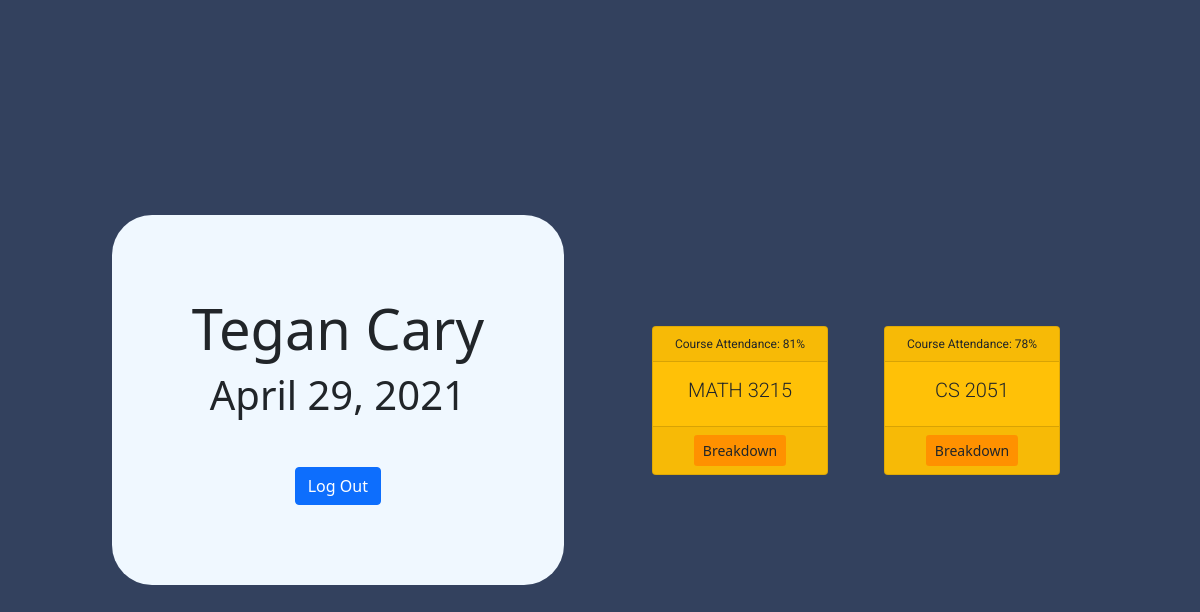
The app's page /teacher-dashboard (signed in) with its own data.
### attendance_tracker/models.py (models this page shows, shortened)
class Teacher(db.Model, UserMixin):
    id = db.Column(db.Integer, primary_key=True)
    username = db.Column(db.String(20), unique=True, nullable=False)
    password = db.Column(db.String(60), nullable=False)
    name = db.Column(db.String(20), nullable=False)
    courses = db.relationship('Course')

class Course(db.Model):
    id = db.Column(db.Integer, primary_key=True)
    student_id = db.Column(db.Integer, db.ForeignKey('student.id'))
    teacher_id = db.Column(db.Integer, db.ForeignKey('teacher.id'))
    student = db.relationship('Student')
    teacher = db.relationship('Teacher')
    name = db.Column(db.String(30), nullable=False)
    student_attendance = db.Column(db.Integer, default=0)
    start_date = db.Column(db.Date, default=date.today)
    last_log = db.Column(db.Date, default=date(2000, 1, 1))

### attendance_tracker/routes.py (the view)
@app.route('/teacher-dashboard', methods=['GET', 'POST'])
def teacher_dashboard():
    if request.method == 'POST':
        return redirect(url_for('course_breakdown', course_name=request.form['breakdown']))
    course_set = set()
    for c in current_user.courses:
        course_set.add(c.name)
    course_list = []
    for c_name in course_set:
        attendance = 0
        start_date = Course.query.filter_by(
            name=c_name, teacher=current_user).first().start_date
        for c in Course.query.filter_by(name=c_name, teacher=current_user).all():
            attendance += c.student_attendance
        attendance = round(attendance / (((date.today() - start_date).days) * len(
            Course.query.filter_by(name=c_name, teacher=current_user).all())) * 100)
        course_list.append((c_name, min(attendance, 100)))
    return render_template('teacher_dashboard.html', current_user=current_user, date=date.today, course_list=course_list)

### attendance_tracker/models.py (called while the page is built)
@login_manager.user_loader
def load_user(user_id):
    if session['radio'] == 'Student':
        return Student.query.get(int(user_id))
    else:
        return Teacher.query.get(int(user_id))

### attendance_tracker/templates/teacher_dashboard.html (shortened to what this page needs)
{% extends 'base.html' %}
{% block body %}
<div class="row">
    <div class="col-6">
        <div class="container d-flex justify-content-end align-items-center" style="height: 100vh;">
            <div class="dashboard-teacher">
                <h3 class="display-4">{{ current_user.name }}</h3>
                <div class="d-flex justify-content-center">
                    <h3 class="display-6 mb-5">{{ date().strftime("%B %d, %Y") }}</h3>
                </div>
                <div class="d-flex justify-content-center">
                    <form action="{{ url_for('logout') }}">
                        <button type="submit" class="btn btn-primary">Log Out</button>
                    </form>
                </div>
            </div>
        </div>
    </div>
    <div class="col-6" style="height: 100vh;">
        <div class="container d-flex align-items-center" style="height: 100vh;">
            <div class="row row-cols-1 row-cols-md-2 g-4">
                {% for c in course_list %}
                <div class="col">
                    <div class="card text-dark bg-warning m-3" style="width: 22vh">
                        <div class="card-header d-flex justify-content-center">
                            <div class="text">Course Attendance: {{ c[1] }}%</div>
                        </div>
                        <div class="card-body d-flex justify-content-center">
                            <h3 class="card-title display-6">
                                <div class="text" style="font-size: 2.5vh;"> {{ c[0] }} </div>
                            </h3>
                        </div>
                        <div class="card-footer">
                            <form method="POST" action="{{ url_for('teacher_dashboard') }}">
                                <div class="d-flex justify-content-center">
                                    <button type="submit" class="btn btn-sm" style="background-color: rgb(255, 145, 0);"
                                        name="breakdown" value="{{c[0]}}">Breakdown</button>
                                </div>
                            </form>
                        </div>
                    </div>
                </div>
                {% endfor %}
            </div>
        </div>
    </div>
</div>
{% endblock body %}

### attendance_tracker/static/css/main.css (style rules this page uses)
body { background-color: #33415e; height: 100%; }
div.dashboard-teacher { background-color: aliceblue; border-radius: 5vh; padding: 10vh; }
div.text { font-family: "Roboto", sans-serif; font-size: 1.5vh; }

### records on screen
Teacher: name "Tegan Cary"
Course: c "81", name "MATH 3215"
Course: c "78", name "CS 2051"

### other values on screen
{{ date().strftime("%B %d, %Y") }} "April 29, 2021"
